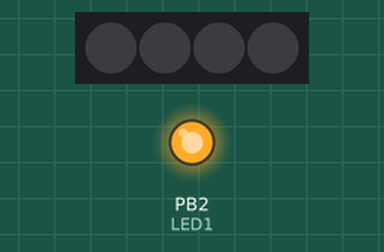
Simulated run of this sketch. Board: ATtiny85, built with avr-gcc and run on an emulated ATtiny85. On the bench: 4 RGB LEDs in strip order, left to right, output pins drawn as LEDs (lit = HIGH). Dim RGB values are drawn brighter than linear.

Above: at 0.5 s.
At 2.1 s:
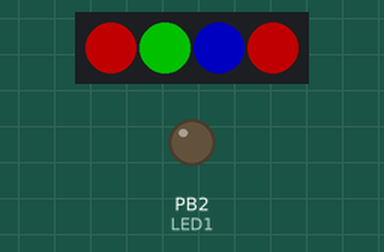
At 2.7 s:
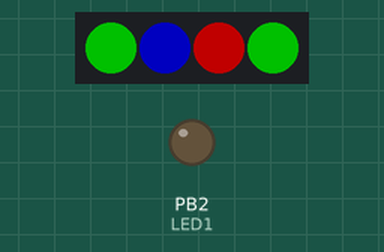
At 5.3 s:
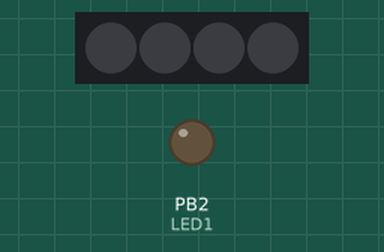
At 7.11 s:
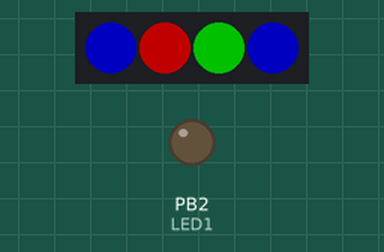
Timing chart, 0 to 8.8 s (numbered marks = the images above):
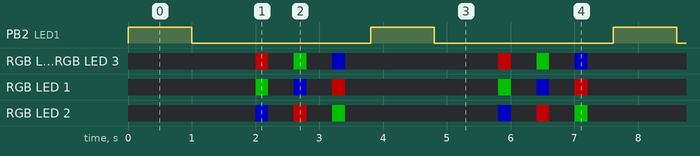

Measured:
- by itself, PB2 (LED1): alternates HIGH for 1.0 s and LOW for 2.8 s
- by itself, RGB LED 1: repeats every 3.8 s: off 0.40 s, RGB(0, 0, 85) 0.20 s, off 0.40 s, RGB(85, 0, 0) 0.20 s, off 2.4 s, RGB(0, 85, 0) 0.20 s
- by itself, RGB LED 2: repeats every 3.8 s: off 0.40 s, RGB(85, 0, 0) 0.20 s, off 0.40 s, RGB(0, 85, 0) 0.20 s, off 2.4 s, RGB(0, 0, 85) 0.20 s
- by itself, RGB LED 0, RGB LED 3: repeats every 3.8 s: off 0.40 s, RGB(0, 85, 0) 0.20 s, off 0.40 s, RGB(0, 0, 85) 0.20 s, off 2.4 s, RGB(85, 0, 0) 0.20 s

The sketch:

Gemma_neopixel_play_with_CLUES_for_CHALLENGE.ino
```cpp
/*
Gemma_neopixel_play_with_CLUES_for_CHALLENGE.ino

Board:  Adafruit Gemma (ATtiny85 8 Mhz)
Programmer:  USBTinyISP

or

Board:  Gemma M0
Programmer:  USBasp

This code is an adaptation of code found on Electronic Handbag Project website; it's been modified for Gemma.
Find the original sketch at:
https://web.archive.org/web/20170228191434/http://www.electronicfashion.co.uk/workshop_checklists.htm

Please visit https://www.rapidtables.com/convert/color/index.html to find additional hexcodes fo changing colors

Intro to Programming with Arduino:  An Electrifying Way to Add Color, Light, and Interactivity to Your Creations
Workshop by Jill Dawson
____________________________________________________________________________________
*/


/*
The first section of code is used to define global objects and call up additional files and libraries that the program needs to use.
 */
#include <Adafruit_NeoPixel.h> // This sketch needs the Adafruit_NeoPixel library

#define NEOPIN 1     // This is the number of the pad that connects to the NeoPixel's data-in pin
#define NUMPIXELS 4  // This is the number of NeoPixels in the strand
#define LED1 2       // What might this line of code be used for?


Adafruit_NeoPixel pixels = Adafruit_NeoPixel(NUMPIXELS, NEOPIN);

// You are not limited to three colors.  Add more if desired.  Be sure that the last color code has a semi-colon after it.
uint32_t color1 = 0xff0000, // red
         color2 = 0x00ff00, // green
         color3 = 0x0000ff; // blue

/*
The second section of code is used for things that only need to happen once, upon start up.
*/
void setup() {
  pixels.begin();
  pixels.setBrightness(85);  //  What would happen if you changed this value?
  pinMode(LED1, OUTPUT);     //  What might this line do?
  digitalWrite(LED1, LOW);   //  What might this line do?
}

/*
The third section of code will repeat in a loop, in the order it was programmed.
 */
void loop() {
  flash();         // What is this function doing? See below.
  neopixel();      // What is this function doing?
  yourFunction();  // The contents of function haven't been written yet. See below.
}

/*
The fourth section contains functions, or procedures, which are little chunks of code that are called in the loop above.
*/
void flash(){
digitalWrite (LED1, HIGH);
delay (1000);
digitalWrite (LED1, LOW);
delay (1000);
}

void neopixel(){
    pixels.setPixelColor(0, color1); // What do you think this line of code is doing?
    pixels.setPixelColor(1, color2);
    pixels.setPixelColor(2, color3);
    pixels.setPixelColor(3, color1);
    pixels.show();
    delay(200);                      // What do you think this line of code is doing?
    pixels.setPixelColor(0, 0);
    pixels.setPixelColor(1, 0);
    pixels.setPixelColor(2, 0);
    pixels.setPixelColor(3, 0);      // What do you think this line of code is doing?
    pixels.show();
    delay(400);
    pixels.setPixelColor(0, color2);
    pixels.setPixelColor(1, color3);
    pixels.setPixelColor(2, color1);
    pixels.setPixelColor(3, color2);
    pixels.show();
    delay(200);
    pixels.setPixelColor(0, 0);
    pixels.setPixelColor(1, 0);
    pixels.setPixelColor(2, 0);
    pixels.setPixelColor(3, 0);
    pixels.show();
    delay(400);
    pixels.setPixelColor(0, color3);
    pixels.setPixelColor(1, color1);
    pixels.setPixelColor(2, color2);
    pixels.setPixelColor(3, color3);
    pixels.show();
    delay(200);
    pixels.setPixelColor(0, 0);
    pixels.setPixelColor(1, 0);
    pixels.setPixelColor(2, 0);
    pixels.setPixelColor(3, 0);
    pixels.show();
    delay(400);
}

//Create your own function between the curly brackets.
void yourFunction(){

}
```
